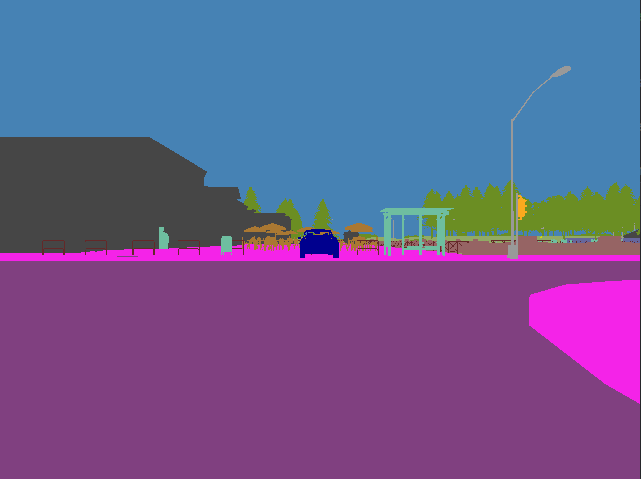
#> input picture zusatz/img/intersection.png, 641 x 479 px
$ python open_cv_sementation_test.py
#> lines starting #> are read from the running program, lines starting #| are printed output that depends on the picture; after the words box and inside, x2 and y2 are one past the last pixel; in counts of white or black regions, pixels touching at a corner belong together
import cv2
import numpy as np

img = cv2.imread("img/intersection.png")
#> img is the input picture: shape (479, 641, 3); mean B, G, R 144.8, 92.2, 105.9
height, width, channels = img.shape
#> height = 479; width = 641; channels = 3
img_output = np.zeros((height, width, 3), np.uint8)

# create masked black and white image where only the street is visible

# cv2 uses BRG, so we have to reverse the RGB colors
# color of lane marking (157, 234, 50)
lower_mask = np.array([145, 190, 40])
upper_mask = np.array([167, 255, 80])
masked_marking = cv2.inRange(img, lower_mask, upper_mask)
#> masked_marking: shape (479, 641); every value is 0

# color of the street (128, 64, 128)
lower_mask = np.array([118, 54, 118])
upper_mask = np.array([138, 74, 138])
masked_street = cv2.inRange(img, lower_mask, upper_mask)
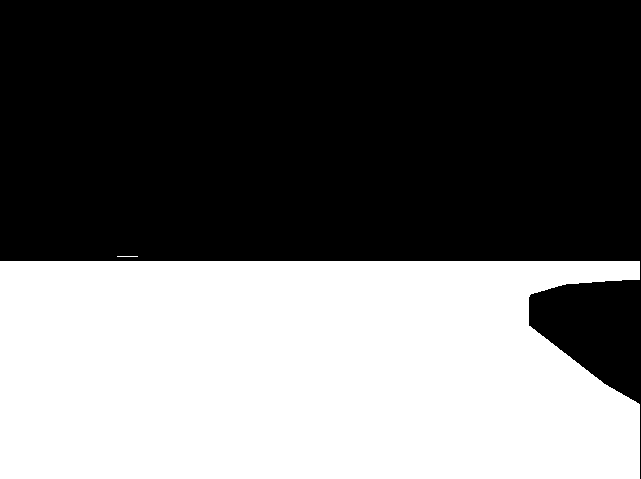
#> masked_street: shape (479, 641); 42.5% white; 2 white regions, box (x1, y1, x2, y2) and area: (0, 261, 640, 479) 130357, (117, 256, 138, 257) 21

masked_image = cv2.bitwise_or(masked_marking, masked_street)
masked_image = cv2.merge((masked_image, masked_image, masked_image))

concat_image = cv2.hconcat([img, masked_image])
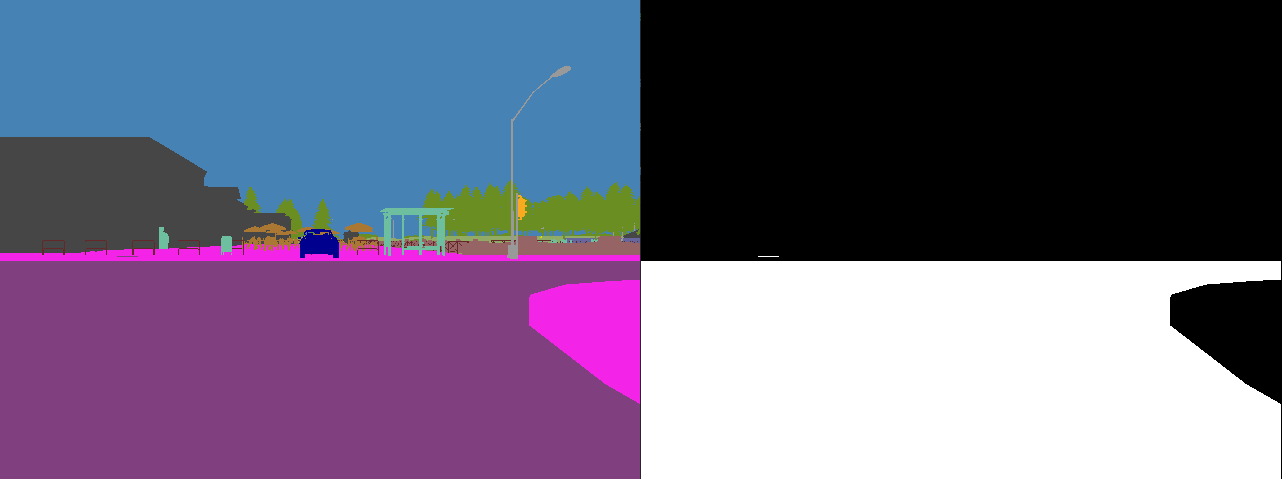
#> concat_image: shape (479, 1282, 3); mean B, G, R 126.5, 100.3, 107.1

cv2.imshow("", concat_image)
cv2.waitKey(0)

$ run again, with zusatz/img/middel_section.png copied over zusatz/img/intersection.png
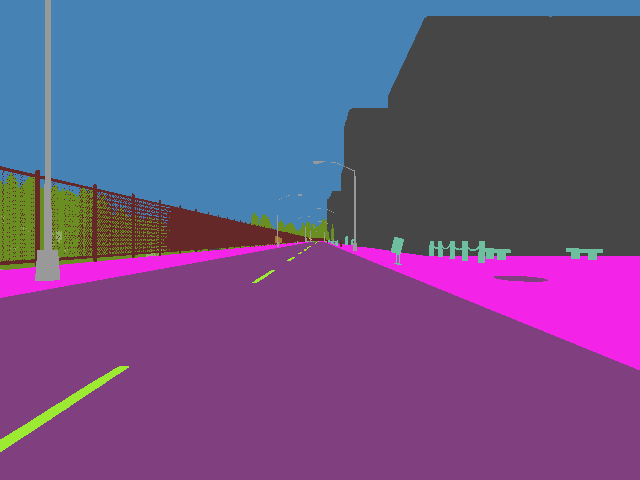
#> input picture zusatz/img/middel_section.png, 640 x 480 px
#> img is the input picture: shape (480, 640, 3); mean B, G, R 131.3, 83.7, 107.5
#> masked_marking: shape (480, 640); every value is 0
#> `masked_street = cv2.inRange(img, lower_mask, upper_mask)`:
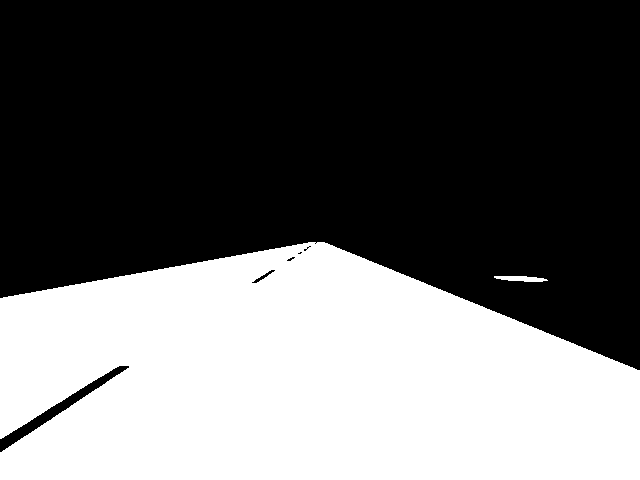
#> masked_street: shape (480, 640); 39.8% white; 2 white regions, box (x1, y1, x2, y2) and area: (0, 242, 640, 480) 121896, (494, 276, 548, 282) 229
#> `concat_image = cv2.hconcat([img, masked_image])`:
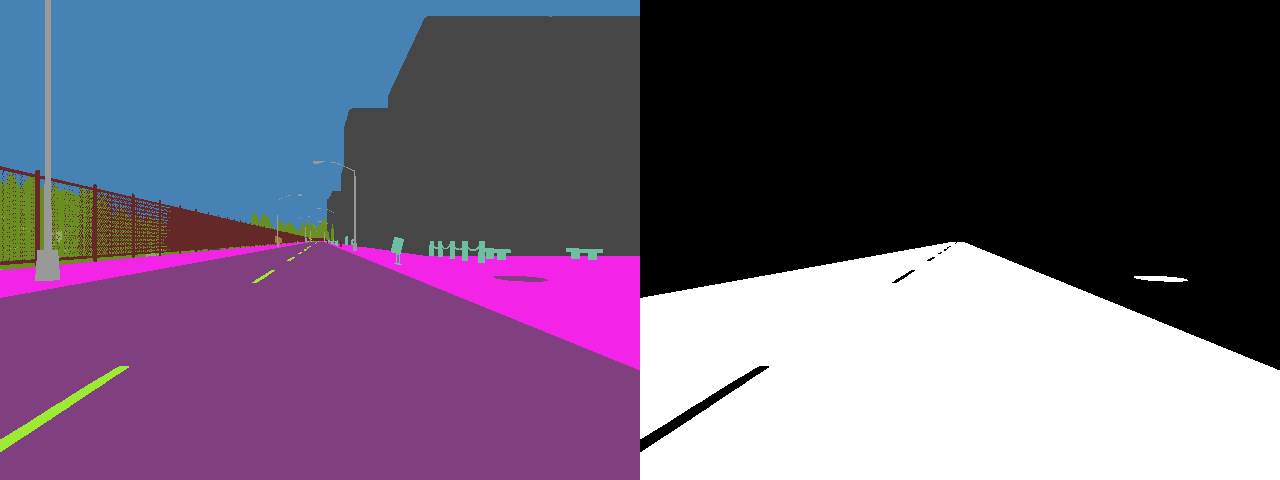
#> concat_image: shape (480, 1280, 3); mean B, G, R 116.4, 92.5, 104.4

$ run again, with zusatz/img/road.png copied over zusatz/img/intersection.png
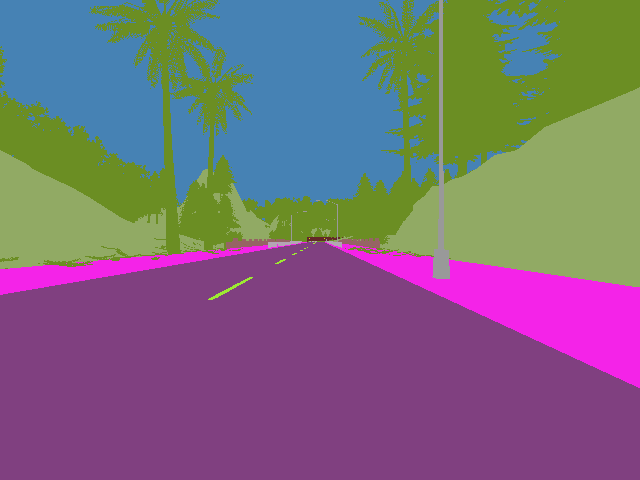
#> input picture zusatz/img/road.png, 640 x 480 px
#> img is the input picture: shape (480, 640, 3); mean B, G, R 123.3, 106, 122.1
#> masked_marking: shape (480, 640); every value is 0
#> `masked_street = cv2.inRange(img, lower_mask, upper_mask)`:
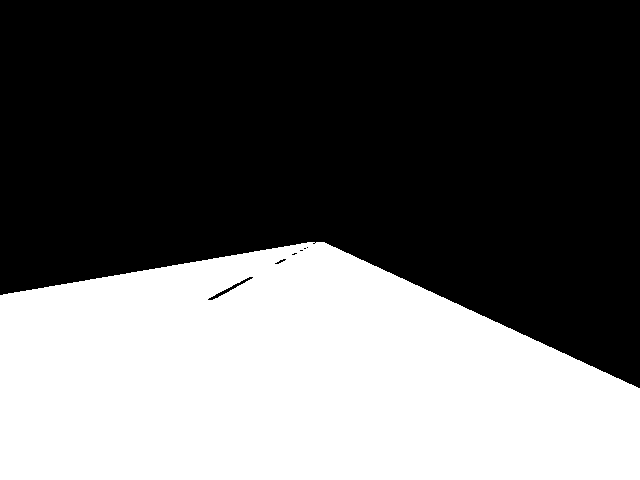
#> masked_street: shape (480, 640); 39.3% white; 1 white region, box (x1, y1, x2, y2) and area: (0, 242, 640, 480) 120783
#> `concat_image = cv2.hconcat([img, masked_image])`:
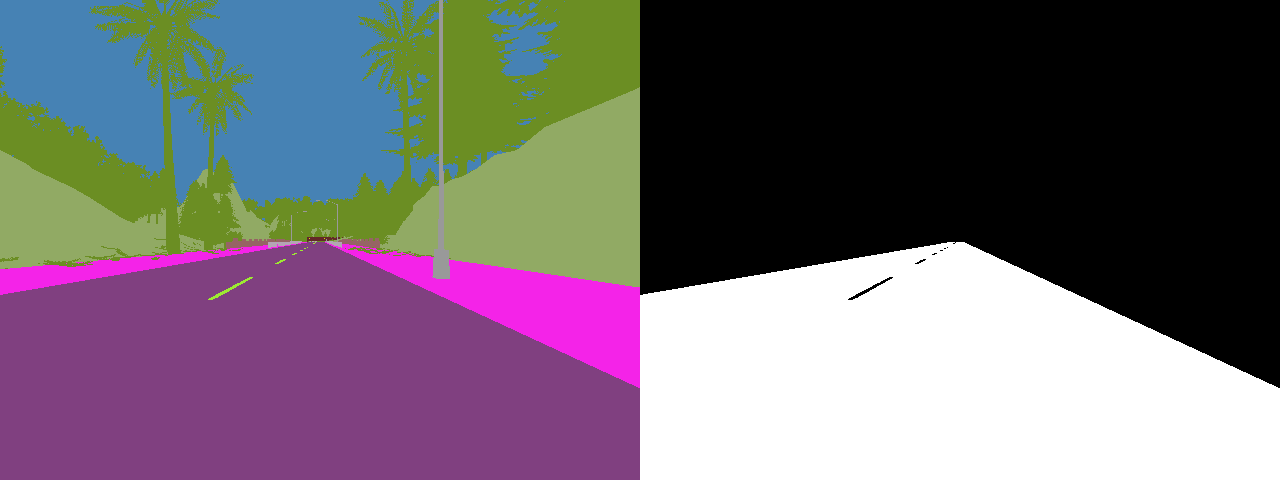
#> concat_image: shape (480, 1280, 3); mean B, G, R 111.8, 103.1, 111.2
